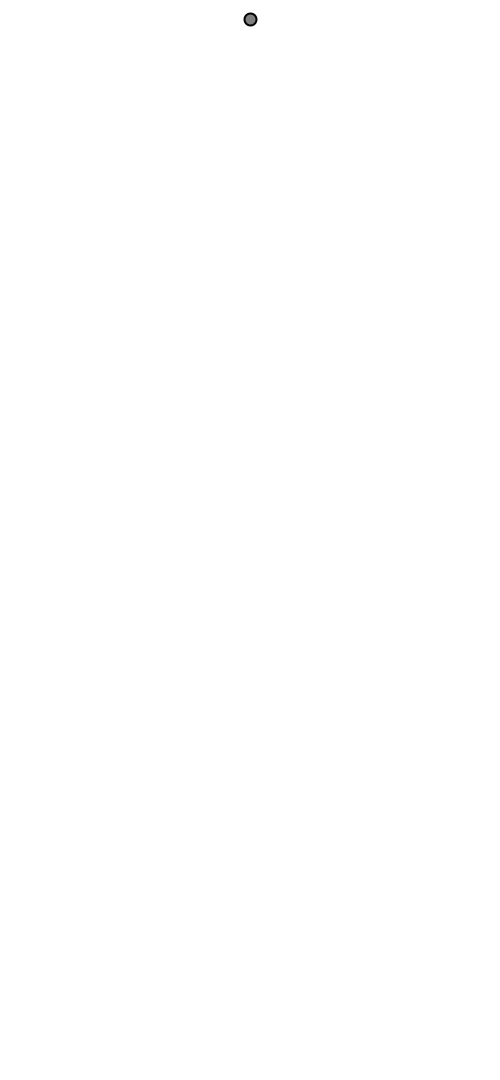
Frame 1 (no input)
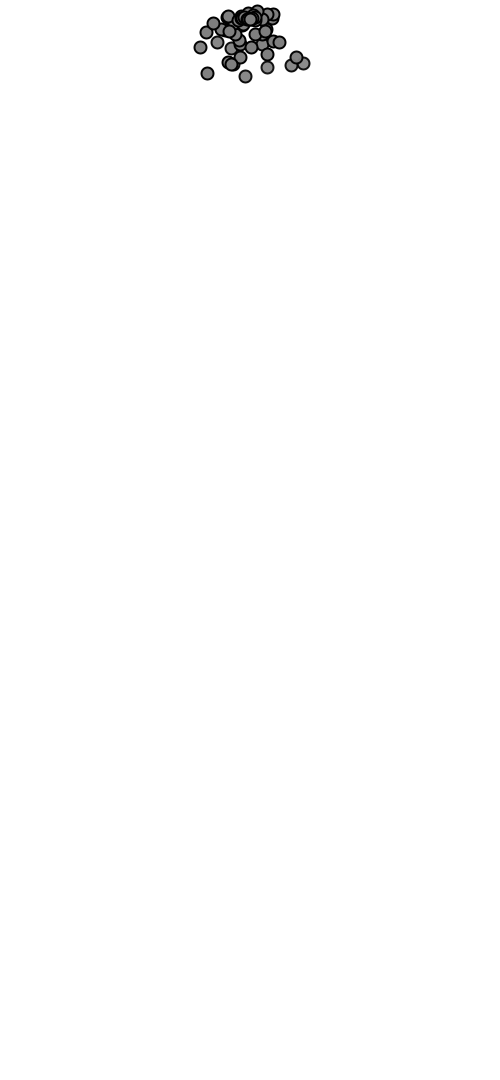
Frame 60 (the mouse pressed at the canvas centre just before this capture)
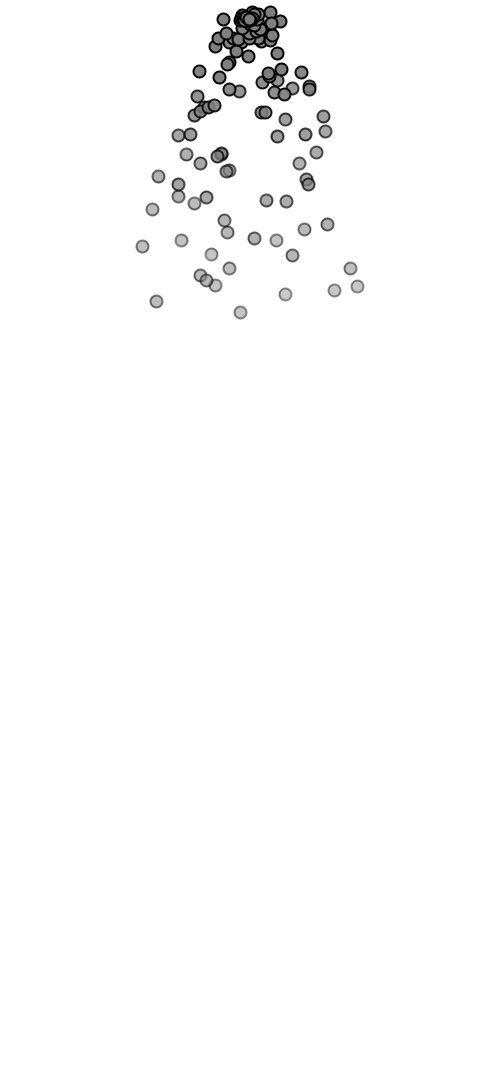
Frame 120 (the mouse held since frame 60 and released just before this capture)

The Processing sketch that drew these frames (run headless with seeded random() and noise(); from frame 60 on, the mouse is pressed at the canvas centre):

// Processing sketch: NOC_4_01_SingleParticle
// ── NOC_4_01_SingleParticle.pde
ParticleSystem p;

void setup() {
  size(500, 1080);
  p = new ParticleSystem(width/2, 20);
  background(255);
  smooth();
}

void draw() {
  background(255);
  p.run();
}

// ── Particle.pde
// Simple Particle System
// Daniel Shiffman <http://www.shiffman.net>

// A simple Particle class

class Particle {
  PVector location;
  PVector velocity;
  PVector acceleration;
  float lifespan;

  Particle(PVector l) {
    acceleration = new PVector(0, 0.05);
    velocity = new PVector(random(-1, 1), random(-1, 0));
    location = l.get();
    lifespan = 350.0;
  }

  void run() {
    update();
    display();
  }

  // Method to update location
  void update() {
    velocity.add(acceleration);
    location.add(velocity);
    lifespan -= 2.0;
  }

  // Method to display
  void display() {
    stroke(0, lifespan);
    strokeWeight(2);
    fill(127, lifespan);
    ellipse(location.x, location.y, 12, 12);
  }

  // Is the particle still useful?
  boolean isDead() {
    if (lifespan < 0.0) {
      return true;
    } 
    else {
      return false;
    }
  }
}

// ── ParticleSystem.pde
class ParticleSystem {
  ArrayList<Particle> particles;
  PVector pos;
  ParticleSystem(float posX, float posY) {
    particles = new ArrayList<Particle>();
    pos = new PVector(posX, posY);
  }

  void run() {
    particles.add(new Particle(pos));
    for (Particle p : particles) {
      p.run();
    }
    for (int i = particles.size() - 1; i >= 0; i--) {
      if (particles.get(i).isDead()) {
        particles.remove(particles.get(i));
      }
    }
  }
}
